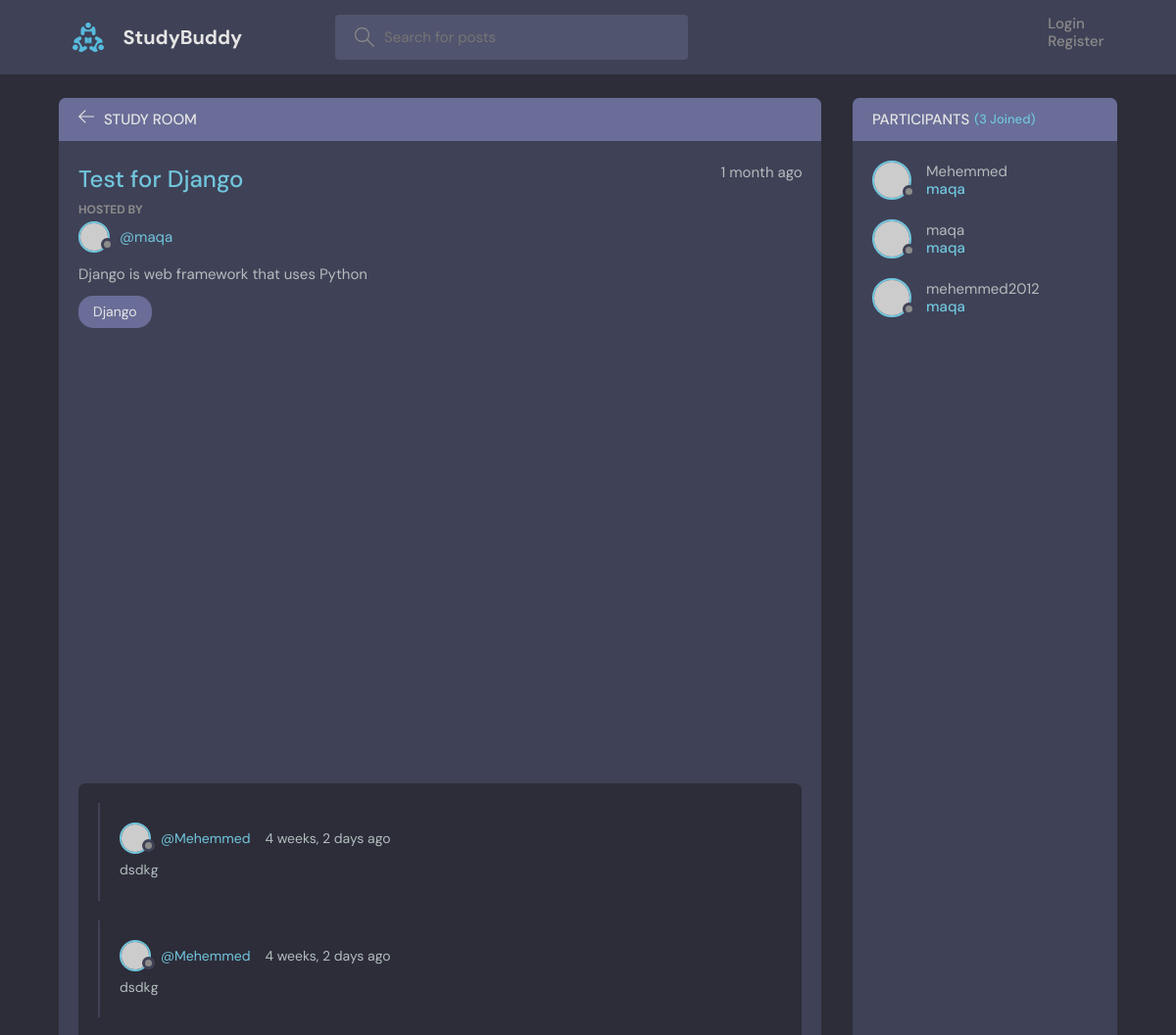
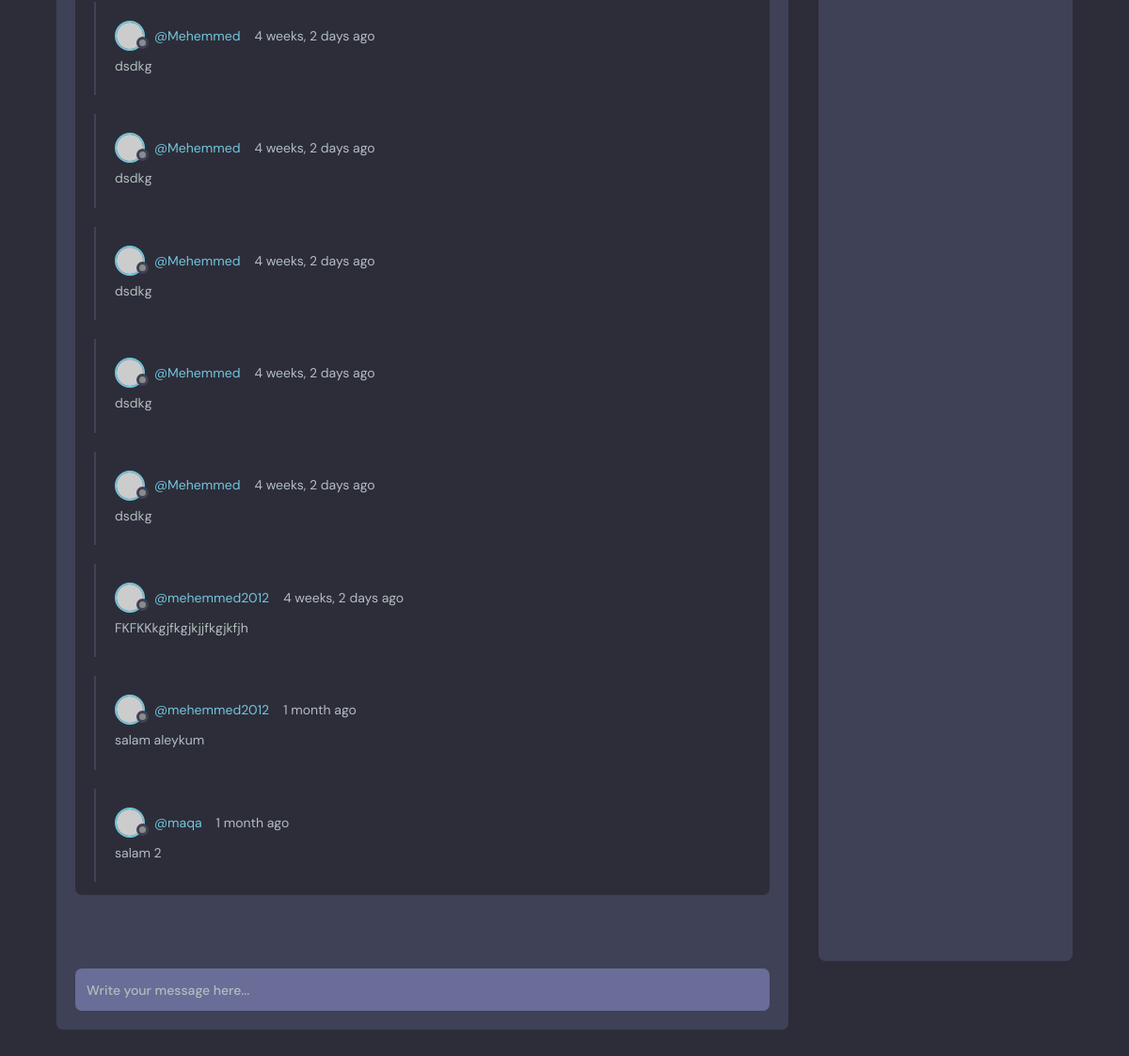
Page /rooms/14 on the committed database (2 pictures, top to bottom).
### myApp/models.py (models this page shows, shortened)
class Room(models.Model):
    host = models.ForeignKey(User, on_delete = models.CASCADE)
    topic = models.ForeignKey(Topic, on_delete = models.SET_NULL, null = True, related_name = "topic_room_set")
    name = models.CharField(max_length = 30)
    description = models.TextField(null = True, blank = True)
    participants = models.ManyToManyField(User, related_name = "particpiants", blank = True)
    updated = models.DateTimeField(auto_now = True)
    created = models.DateTimeField(auto_now_add = True)
    class Meta:
        ordering = ['-created']

class Topic(models.Model):
    name = models.CharField(max_length = 200)
    def __str__(self):
        return self.name[:50]

class Message(models.Model):
    user = models.ForeignKey(User, on_delete = models.CASCADE)
    room = models.ForeignKey(Room, on_delete = models.CASCADE)
    body = models.TextField()
    updated = models.DateTimeField(auto_now = True)
    created = models.DateTimeField(auto_now_add = True)

### myApp/views.py (the view)
# urls.py: path('rooms/<int:id>', views.rooms, name = 'rooms'),
def rooms(request, id):
    room = Room.objects.get(id = id)
    participants = room.participants.all()
    room_messages = room.message_set.all().order_by("-created")[:10]
    if request.method == "POST":
        obj = Message.objects.create(user = request.user, room = room, body = request.POST.get("body"))
        obj.save()
        room.participants.add(request.user)
    context = {"room_messages": room_messages,"room":room,"participants": participants,}
    return render(request, "room.html",context = context)

### templates/room.html (shortened to what this page needs)
{% extends 'base.html' %}
{% load static %}
{% block content %}
<main class="profile-page layout layout--2">
  <div class="container">
    <div class="room">
      <div class="room__top">
        <div class="room__topLeft">
          <a href="index.html">
            <svg version="1.1" xmlns="http://www.w3.org/2000/svg" width="32" height="32" viewBox="0 0 32 32">
              <title>arrow-left</title>
              <path
                d="M13.723 2.286l-13.723 13.714 13.719 13.714 1.616-1.611-10.96-10.96h27.625v-2.286h-27.625l10.965-10.965-1.616-1.607z"
              ></path>
            </svg>
          </a>
          <h3>Study Room</h3>
        </div>
      </div>
      <div class="room__box scroll">
        <div class="room__header scroll">
          <div class="room__info">
            <h3>{{ room.name }}</h3>
            <span>{{ room.created|timesince }} ago</span>
          </div>
          <div class="room__hosted">
            <p>Hosted By</p>
            <a href="#" class="room__author">
              <div class="avatar avatar--small">
                <img src="https://randomuser.me/api/portraits/men/37.jpg" />
              </div>
              <span>@{{ room.host }}</span>
            </a>
          </div>
          <div class="room__details">
            {{ room.description }}
          </div>
          <span class="room__topics">{{ room.topic }}</span>
        </div>
        <div class="room__conversation">
          <div class="threads scroll">
            {% for i in room_messages %}
              <div class="thread">
                <div class="thread__top">
                  <div class="thread__author">
                    <a href="{% url 'profile' i.user.id %}" class="thread__authorInfo">
                      <div class="avatar avatar--small">
                        <img src="https://randomuser.me/api/portraits/men/37.jpg" />
                      </div>
                      <span>@{{ i.user.username }}</span>
                    </a>
                    <span class="thread__date">{{ i.created|timesince }} ago</span>
                  </div>
                </div>
                <div class="thread__details">
                  {{ i.body }}
                </div>
              </div>
            {% endfor %}
          </div>
        </div>
      </div>
      <div class="room__message">
        <form action="" method="POST">
          <input name="body" placeholder="Write your message here..." type="text"/>
        </form>
      </div>
    </div>
    <div class="participants">
      <h3 class="participants__top">Participants <span>({{ participants.count }} Joined)</span></h3>
      <div class="participants__list scroll">
        {% for i in participants %}
          <a href="profile.html" class="participant">
          <div class="avatar avatar--medium">
            <img src="https://randomuser.me/api/portraits/men/37.jpg" />
          </div>
          <p>
            {{ i.username }}
            <span>{{ room.host }}</span>
          </p>
          </a>
        {% endfor %}
      </div>
    </div>
  </div>
</main>
{% endblock %}

### rows in the picture
Room: name "Test for Django", created "1 month", host "maqa", description "Django is web framework that uses Python", topic "Django"
Message: user.username "Mehemmed", created "4 weeks, 2 days", body "dsdkg"
Message: user.username "Mehemmed", created "4 weeks, 2 days", body "dsdkg"
Message: user.username "Mehemmed", created "4 weeks, 2 days", body "dsdkg"
Message: user.username "Mehemmed", created "4 weeks, 2 days", body "dsdkg"
Message: user.username "Mehemmed", created "4 weeks, 2 days", body "dsdkg"
Message: user.username "Mehemmed", created "4 weeks, 2 days", body "dsdkg"
Message: user.username "Mehemmed", created "4 weeks, 2 days", body "dsdkg"
Message: user.username "mehemmed2012", created "4 weeks, 2 days", body "FKFKKkgjfkgjkjjfkgjkfjh"
Message: user.username "mehemmed2012", created "1 month", body "salam aleykum"
Message: user.username "maqa", created "1 month", body "salam 2"

### other values in the picture
{{ participants.count }} "3"
{{ i.username }} "Mehemmed"
{{ i.username }} "maqa"
{{ i.username }} "mehemmed2012"
